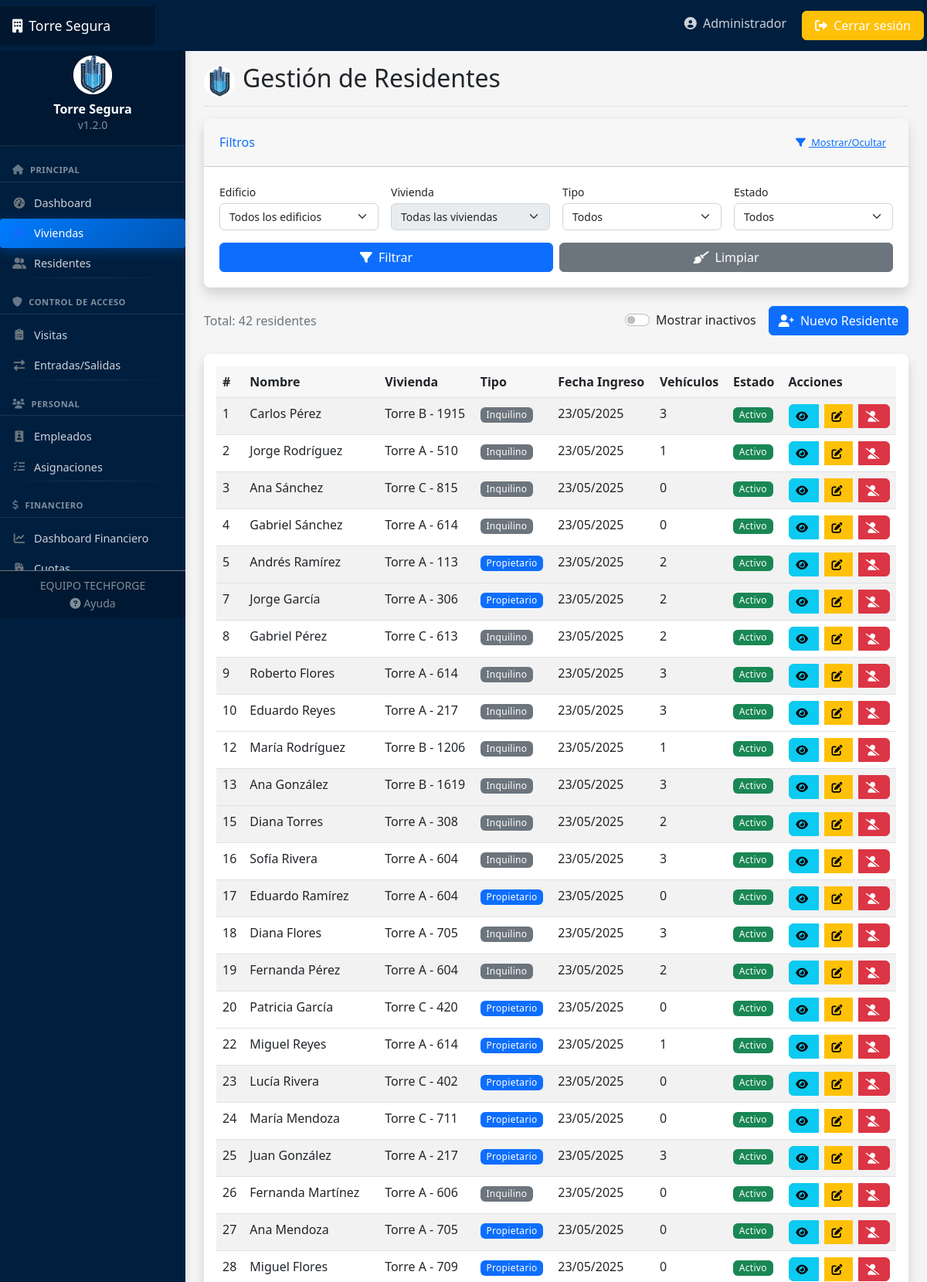
Page /viviendas/residentes/ (signed in, upper part) on the committed database.
### usuarios/models.py (models this page shows, shortened)
class Usuario(AbstractUser):
    TIPOS_DOCUMENTO = [
        ('DNI', 'DNI'),
        ('PASAPORTE', 'Pasaporte'),
        ('CEDULA', 'Cédula'),
    ]
    rol = models.ForeignKey(Rol, on_delete=models.SET_NULL, null=True, related_name='usuarios')
    telefono = models.CharField(max_length=15, blank=True)
    tipo_documento = models.CharField(max_length=10, choices=TIPOS_DOCUMENTO, default='DNI')
    numero_documento = models.CharField(max_length=20, blank=True)
    foto = models.ImageField(upload_to='usuarios/', blank=True, null=True)

### viviendas/models.py (models this page shows, shortened)
class Residente(models.Model):
    usuario = models.OneToOneField(Usuario, on_delete=models.CASCADE, related_name='residente')
    vivienda = models.ForeignKey(Vivienda, on_delete=models.SET_NULL, null=True, related_name='residentes')
    fecha_ingreso = models.DateField(auto_now_add=True)
    vehiculos = models.PositiveIntegerField(default=0)
    activo = models.BooleanField(default=True,
        help_text="Indica si el residente actualmente vive o está relacionado con la vivienda")
    es_propietario = models.BooleanField(default=False)

class Vivienda(models.Model):
    ESTADOS = [
        ('OCUPADO', 'Ocupado'),
        ('DESOCUPADO', 'Desocupado'),
        ('MANTENIMIENTO', 'En mantenimiento'),
        ('BAJA', 'Dado de baja'),
    ]
    edificio = models.ForeignKey(Edificio, on_delete=models.CASCADE, related_name='viviendas')
    numero = models.CharField(max_length=10)
    piso = models.PositiveIntegerField()
    metros_cuadrados = models.DecimalField(max_digits=6, decimal_places=2)
    habitaciones = models.PositiveIntegerField(default=1)
    baños = models.PositiveIntegerField(default=1)
    estado = models.CharField(max_length=15, choices=ESTADOS, default='DESOCUPADO')
    activo = models.BooleanField(default=True, help_text="Indica si la vivienda está activa o ha sido dada de baja")
    fecha_baja = models.DateField(null=True, blank=True, help_text="Fecha en la que se dio de baja la vivienda")
    motivo_baja = models.TextField(blank=True, null=True, help_text="Motivo por el cual se dio de baja la vivienda")

class Edificio(models.Model):
    nombre = models.CharField(max_length=100)
    direccion = models.TextField()
    pisos = models.PositiveIntegerField()
    fecha_construccion = models.DateField(blank=True, null=True)

### viviendas/views.py (the view)
# urls.py: path('residentes/', views.ResidenteListView.as_view(), name='residente-list'),
class ResidenteListView(LoginRequiredMixin, ListView):
    model = Residente
    template_name = 'viviendas/residente_list.html'
    context_object_name = 'residentes'
    def get_queryset(self):
        queryset = super().get_queryset()
        edificio_id = self.request.GET.get('edificio')
        if edificio_id:
            queryset = queryset.filter(vivienda__edificio_id=edificio_id)
        vivienda_id = self.request.GET.get('vivienda')
        if vivienda_id:
            queryset = queryset.filter(vivienda_id=vivienda_id)
        es_propietario = self.request.GET.get('es_propietario')
        if es_propietario:
            es_propietario_bool = es_propietario == 'true'
            queryset = queryset.filter(es_propietario=es_propietario_bool)
        estado = self.request.GET.get('estado')
        if estado:
            activo = estado == 'activo'
            queryset = queryset.filter(activo=activo)
        return queryset
    def get_context_data(self, **kwargs):
        context = super().get_context_data(**kwargs)
        context['edificios'] = Edificio.objects.all()
        edificio_id = self.request.GET.get('edificio')
        if edificio_id:
            context['viviendas'] = Vivienda.objects.filter(edificio_id=edificio_id)
        else:
            context['viviendas'] = Vivienda.objects.all()
        context['filtro_edificio'] = self.request.GET.get('edificio', '')
        context['filtro_vivienda'] = self.request.GET.get('vivienda', '')
        context['filtro_es_propietario'] = self.request.GET.get('es_propietario', '')
        context['filtro_estado'] = self.request.GET.get('estado', '')
        return context

### templates/viviendas/residente_list.html (shortened to what this page needs)
{% extends 'base.html' %}
{% load static %}
{% block header %}Gestión de Residentes{% endblock %}
{% block content %}
<div class="card shadow mb-4 filter-card">
    <div class="card-header py-3 d-flex justify-content-between align-items-center">
        <h6 class="m-0 font-weight-bold text-primary">Filtros</h6>
        <button class="btn btn-sm btn-link" type="button" data-bs-toggle="collapse" data-bs-target="#collapseFilters" aria-expanded="false" aria-controls="collapseFilters">
            <i class="fas fa-filter"></i> <span class="d-none d-md-inline">Mostrar/Ocultar</span>
        </button>
    </div>
    <div class="collapse show" id="collapseFilters">
        <div class="card-body">
            <form method="get" id="filtroForm" class="row g-3">
                <div class="col-md-3 col-sm-6">
                    <label for="edificio" class="form-label">Edificio</label>
                    <select name="edificio" id="edificio" class="form-select" data-autosubmit="false">
                        <option value="">Todos los edificios</option>
                    </select>
                </div>
                <div class="col-md-3 col-sm-6">
                    <label for="vivienda" class="form-label">Vivienda</label>
                    <select name="vivienda" id="vivienda" class="form-select" {% if not filtro_edificio %}disabled{% endif %}>
                        <option value="">Todas las viviendas</option>
                    </select>
                </div>
                <div class="col-md-3 col-sm-6">
                    <label for="es_propietario" class="form-label">Tipo</label>
                    <select name="es_propietario" id="es_propietario" class="form-select">
                        <option value="">Todos</option>
                    </select>
                </div>
                <div class="col-md-3 col-sm-6">
                    <label for="estado" class="form-label">Estado</label>
                    <select name="estado" id="estado" class="form-select">
                        <option value="">Todos</option>
                    </select>
                </div>
                <div class="col-12 d-flex flex-column flex-md-row justify-content-md-end gap-2 mt-3">
                    <button type="submit" class="btn btn-primary w-100 w-md-auto mb-2 mb-md-0">
                        <i class="fas fa-filter"></i> Filtrar
                    </button>
                    <a href="{% url 'residente-list' %}" class="btn btn-secondary w-100 w-md-auto">
                        <i class="fas fa-broom"></i> Limpiar
                    </a>
                </div>
            </form>
        </div>
    </div>
</div>
<div class="content-header mb-4">
    <div>
        <p class="text-muted mb-0">Total: {{ residentes.count }} residentes</p>
    </div>
    <div class="d-flex align-items-center">
        <div class="form-check form-switch me-3 d-none d-md-block">
            <input class="form-check-input" type="checkbox" id="mostrarInactivos">
            <label class="form-check-label" for="mostrarInactivos">Mostrar inactivos</label>
        </div>
        <a href="{% url 'residente-create' %}" class="btn btn-primary">
            <i class="fas fa-user-plus"></i> <span class="d-none d-md-inline">Nuevo Residente</span>
        </a>
    </div>
</div>
<div class="card shadow">
    <div class="card-body">
        <div class="table-responsive">
            <table class="table table-striped table-hover table-responsive-card">
                <thead>
                    <tr>
                        <th class="d-none d-md-table-cell">#</th>
                        <th>Nombre</th>
                        <th>Vivienda</th>
                        <th>Tipo</th>
                        <th class="d-none d-md-table-cell">Fecha Ingreso</th>
                        <th class="d-none d-md-table-cell">Vehículos</th>
                        <th>Estado</th>
                        <th>Acciones</th>
                    </tr>
                </thead>
                <tbody>
                    {% for residente in residentes %}
                    <tr class="{% if not residente.activo %}residente-inactivo d-none{% endif %}">
                        <td data-label="#" class="d-none d-md-table-cell">{{ residente.id }}</td>
                        <td data-label="Nombre">{{ residente.usuario.first_name }} {{ residente.usuario.last_name }}</td>
                        <td data-label="Vivienda">
                            {% if residente.vivienda %}
                                {{ residente.vivienda.edificio.nombre }} - {{ residente.vivienda.numero }}
                            {% else %}
                                <span class="text-muted">Sin asignar</span>
                            {% endif %}
                        </td>
                        <td data-label="Tipo">
                            {% if residente.es_propietario %}
                                <span class="badge text-bg-primary">Propietario</span>
                            {% else %}
                                <span class="badge text-bg-secondary">Inquilino</span>
                            {% endif %}
                        </td>
                        <td data-label="Fecha Ingreso" class="d-none d-md-table-cell">{{ residente.fecha_ingreso|date:"d/m/Y" }}</td>
                        <td data-label="Vehículos" class="d-none d-md-table-cell">{{ residente.vehiculos }}</td>
                        <td data-label="Estado">
                            {% if residente.activo %}
                                <span class="badge text-bg-success">Activo</span>
                            {% else %}
                                <span class="badge text-bg-danger">Inactivo</span>
                            {% endif %}
                        </td>
                        <td data-label="Acciones">
                            <div class="btn-group btn-group-sm action-buttons">
                                <a href="{% url 'residente-detail' residente.id %}" class="btn btn-info" title="Ver detalles">
                                    <i class="fas fa-eye"></i>
                                </a>
                                <a href="{% url 'residente-update' residente.id %}" class="btn btn-warning" title="Editar">
                                    <i class="fas fa-edit"></i>
                                </a>
                                <a href="{% url 'usuario-change-state' residente.usuario.id %}" class="btn {% if residente.activo %}btn-danger{% else %}btn-success{% endif %}" title="{% if residente.activo %}Desactivar{% else %}Activar{% endif %}">
                                    <i class="fas {% if residente.activo %}fa-user-slash{% else %}fa-user-check{% endif %}"></i>
                                </a>
                            </div>
                        </td>
                    </tr>
                    {% empty %}
                    <tr>
                        <td colspan="8" class="text-center">No hay residentes registrados</td>
                    </tr>
                    {% endfor %}
                </tbody>
            </table>
        </div>
    </div>
</div>
{% endblock %}

### templates/navbar.html (shortened to what this page needs)
<header class="navbar navbar-dark sticky-top" style="background-color: #001f3f; flex-md-nowrap; p-0; shadow">
    <a class="navbar-brand col-md-3 col-lg-2 me-0 px-3 d-flex align-items-center" href="{% url 'dashboard' %}">
        <span class="d-none d-md-inline"><i class="fas fa-building me-2"></i></span>
        Torre Segura
    </a>
    <div class="navbar-nav ms-auto">
        <div class="nav-item text-nowrap d-none d-md-flex">
            <a class="nav-link p-2 mx-2" href="{% url 'perfil' %}">
                <i class="fas fa-user-circle"></i>
                <span class="ms-1 d-none d-lg-inline">{{ user.first_name|default:user.username }}</span>
            </a>
            <a class="btn btn-warning text-white px-3 m-1" href="{% url 'logout' %}">
                <i class="fas fa-sign-out-alt"></i>
                <span class="d-none d-lg-inline">Cerrar sesión</span>
            </a>
        </div>
    </div>
</header>

### static/css/style.css (style rules this page uses)
:root { --primary-color: #0d6efd; --secondary-color: #6c757d; --success-color: #198754; --danger-color: #dc3545; --warning-color: #ffc107; --info-color: #0dcaf0; --light-color: #f8f9fa; --dark-color: #212529; --sidebar-width: 240px; --navbar-height: 56px; }
body { font-family: 'Segoe UI', Tahoma, Geneva, Verdana, sans-serif; background-color: #f5f5f5; }
.navbar-brand { padding-top: .75rem; padding-bottom: .75rem; font-size: 1.1rem; background-color: rgba(0, 0, 0, .25); box-shadow: inset -1px 0 0 rgba(0, 0, 0, .25); }
.navbar-dark .navbar-nav .nav-link { color: rgba(255, 255, 255, .8); }
.card { margin-bottom: 1.5rem; border: none; box-shadow: 0 0.125rem 0.25rem rgba(0, 0, 0, 0.075); transition: all 0.3s ease; border-radius: 0.5rem; }
.card-header { border-top-left-radius: 0.5rem !important; border-top-right-radius: 0.5rem !important; background-color: rgba(0, 0, 0, 0.03); }
.badge { font-weight: 500; padding: .5em .7em; }
.table > :not(:last-child) > :last-child > * { border-bottom-color: inherit; }
.table th { font-weight: 600; background-color: rgba(0, 0, 0, 0.03); }
.btn { font-weight: 500; border-radius: 0.375rem; }
.btn i { margin-right: 0.25rem; }
.btn-sm { font-size: 0.8rem; border-radius: 0.25rem; }

### static/css/responsive.css (style rules this page uses)
.table-responsive { overflow-x: auto; -webkit-overflow-scrolling: touch; }
.badge { font-weight: 500; padding: 0.35em 0.65em; letter-spacing: 0.025em; }
.filter-card { margin-bottom: 1.5rem; }
.filter-card .card-header { padding: 0.75rem 1.25rem; background-color: rgba(0, 0, 0, 0.03); }
.filter-card .card-body { padding: 1.25rem; }
.form-control, .form-select { font-size: 0.875rem; height: calc(1.5em + 0.75rem + 2px); }
label.form-label { font-weight: 500; margin-bottom: 0.25rem; font-size: 0.875rem; }
.action-buttons { display: flex; justify-content: flex-end; gap: 0.5rem; }
.content-header { margin-bottom: 1.5rem; display: flex; justify-content: space-between; align-items: center; }
.btn, .card, .nav-link, .form-control, .form-select { transition: all 0.2s ease; }

### static/css/sidebar.css (style rules this page uses)
@media (min-width: 768px) { .collapse { display: block !important; } }

### rows in the picture
Usuario: first_name "Administrador"
Residente: id "1", usuario.first_name "Carlos", usuario.last_name "Pérez", vivienda.edificio.nombre "Torre B", vivienda.numero "1915", es_propietario "Inquilino", fecha_ingreso "23/05/2025", vehiculos "3", activo "Activo"
Residente: id "2", usuario.first_name "Jorge", usuario.last_name "Rodríguez", vivienda.edificio.nombre "Torre A", vivienda.numero "510", es_propietario "Inquilino", fecha_ingreso "23/05/2025", vehiculos "1", activo "Activo"
Residente: id "3", usuario.first_name "Ana", usuario.last_name "Sánchez", vivienda.edificio.nombre "Torre C", vivienda.numero "815", es_propietario "Inquilino", fecha_ingreso "23/05/2025", vehiculos "0", activo "Activo"
Residente: id "4", usuario.first_name "Gabriel", usuario.last_name "Sánchez", vivienda.edificio.nombre "Torre A", vivienda.numero "614", es_propietario "Inquilino", fecha_ingreso "23/05/2025", vehiculos "0", activo "Activo"
Residente: id "5", usuario.first_name "Andrés", usuario.last_name "Ramírez", vivienda.edificio.nombre "Torre A", vivienda.numero "113", es_propietario "Propietario", fecha_ingreso "23/05/2025", vehiculos "2", activo "Activo"
Residente: id "7", usuario.first_name "Jorge", usuario.last_name "García", vivienda.edificio.nombre "Torre A", vivienda.numero "306", es_propietario "Propietario", fecha_ingreso "23/05/2025", vehiculos "2", activo "Activo"
Residente: id "8", usuario.first_name "Gabriel", usuario.last_name "Pérez", vivienda.edificio.nombre "Torre C", vivienda.numero "613", es_propietario "Inquilino", fecha_ingreso "23/05/2025", vehiculos "2", activo "Activo"
Residente: id "9", usuario.first_name "Roberto", usuario.last_name "Flores", vivienda.edificio.nombre "Torre A", vivienda.numero "614", es_propietario "Inquilino", fecha_ingreso "23/05/2025", vehiculos "3", activo "Activo"
Residente: id "10", usuario.first_name "Eduardo", usuario.last_name "Reyes", vivienda.edificio.nombre "Torre A", vivienda.numero "217", es_propietario "Inquilino", fecha_ingreso "23/05/2025", vehiculos "3", activo "Activo"
Residente: id "12", usuario.first_name "María", usuario.last_name "Rodríguez", vivienda.edificio.nombre "Torre B", vivienda.numero "1206", es_propietario "Inquilino", fecha_ingreso "23/05/2025", vehiculos "1", activo "Activo"
Residente: id "13", usuario.first_name "Ana", usuario.last_name "González", vivienda.edificio.nombre "Torre B", vivienda.numero "1619", es_propietario "Inquilino", fecha_ingreso "23/05/2025", vehiculos "3", activo "Activo"
Residente: id "15", usuario.first_name "Diana", usuario.last_name "Torres", vivienda.edificio.nombre "Torre A", vivienda.numero "308", es_propietario "Inquilino", fecha_ingreso "23/05/2025", vehiculos "2", activo "Activo"
Residente: id "16", usuario.first_name "Sofía", usuario.last_name "Rivera", vivienda.edificio.nombre "Torre A", vivienda.numero "604", es_propietario "Inquilino", fecha_ingreso "23/05/2025", vehiculos "3", activo "Activo"
Residente: id "17", usuario.first_name "Eduardo", usuario.last_name "Ramírez", vivienda.edificio.nombre "Torre A", vivienda.numero "604", es_propietario "Propietario", fecha_ingreso "23/05/2025", vehiculos "0", activo "Activo"
Residente: id "18", usuario.first_name "Diana", usuario.last_name "Flores", vivienda.edificio.nombre "Torre A", vivienda.numero "705", es_propietario "Inquilino", fecha_ingreso "23/05/2025", vehiculos "3", activo "Activo"
Residente: id "19", usuario.first_name "Fernanda", usuario.last_name "Pérez", vivienda.edificio.nombre "Torre A", vivienda.numero "604", es_propietario "Inquilino", fecha_ingreso "23/05/2025", vehiculos "2", activo "Activo"
Residente: id "20", usuario.first_name "Patricia", usuario.last_name "García", vivienda.edificio.nombre "Torre C", vivienda.numero "420", es_propietario "Propietario", fecha_ingreso "23/05/2025", vehiculos "0", activo "Activo"
Residente: id "22", usuario.first_name "Miguel", usuario.last_name "Reyes", vivienda.edificio.nombre "Torre A", vivienda.numero "614", es_propietario "Propietario", fecha_ingreso "23/05/2025", vehiculos "1", activo "Activo"
Residente: id "23", usuario.first_name "Lucía", usuario.last_name "Rivera", vivienda.edificio.nombre "Torre C", vivienda.numero "402", es_propietario "Propietario", fecha_ingreso "23/05/2025", vehiculos "0", activo "Activo"
Residente: id "24", usuario.first_name "María", usuario.last_name "Mendoza", vivienda.edificio.nombre "Torre C", vivienda.numero "711", es_propietario "Propietario", fecha_ingreso "23/05/2025", vehiculos "0", activo "Activo"
Residente: id "25", usuario.first_name "Juan", usuario.last_name "González", vivienda.edificio.nombre "Torre A", vivienda.numero "217", es_propietario "Propietario", fecha_ingreso "23/05/2025", vehiculos "3", activo "Activo"
Residente: id "26", usuario.first_name "Fernanda", usuario.last_name "Martínez", vivienda.edificio.nombre "Torre A", vivienda.numero "606", es_propietario "Inquilino", fecha_ingreso "23/05/2025", vehiculos "0", activo "Activo"
Residente: id "27", usuario.first_name "Ana", usuario.last_name "Mendoza", vivienda.edificio.nombre "Torre A", vivienda.numero "705", es_propietario "Propietario", fecha_ingreso "23/05/2025", vehiculos "0", activo "Activo"
Residente: id "28", usuario.first_name "Miguel", usuario.last_name "Flores", vivienda.edificio.nombre "Torre A", vivienda.numero "709", es_propietario "Propietario", fecha_ingreso "23/05/2025", vehiculos "0", activo "Activo"

### other values in the picture
{{ residentes.count }} "42"
